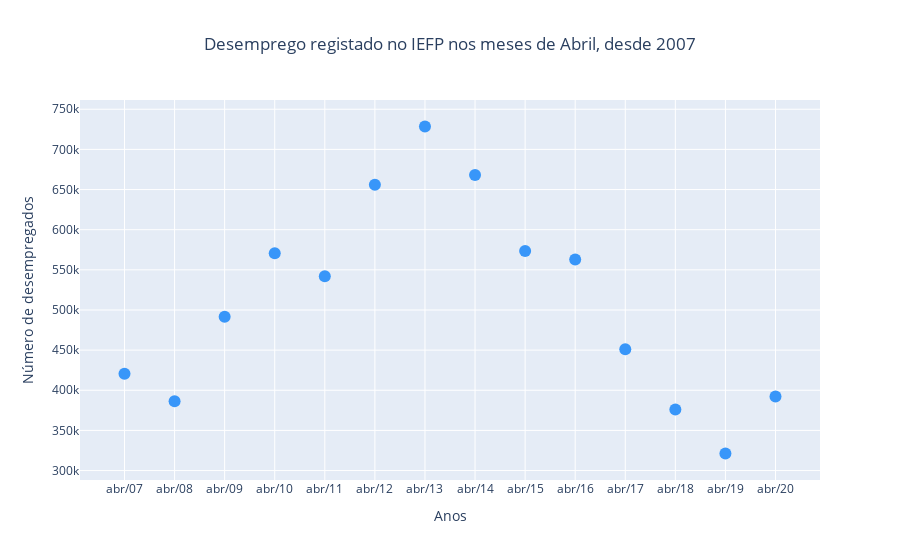

Here is the notebook cell this chart was saved with:
### Code cell
import plotly.graph_objects as go



fig = go.Figure()
fig.add_trace(go.Scatter(
    x=dados7['Anos'],
    y=dados7['Desempregados inscritos no final do mês'],
    marker=dict(color="rgb(56, 150, 249)", size=12),
    mode="markers",
    name="Desempregados inscritos no final do mês",
))


fig.update_layout(title="Desemprego registado no IEFP nos meses de Abril, desde 2007",
                  title_x=0.5,
                  xaxis_title="Anos",
                  yaxis_title="Número de desempregados")

fig.write_image('/Users/dianamartins/Documents/GitHub/Epidemiologia/Trabalho_final/Imagens/desemprego_2007.png')
fig.show()

### Figure 1 — Plotly figure (JSON) as saved in the notebook; plotly's stock layout.template omitted (floating-point values rounded to 4 significant figures)
{"data": [{"marker": {"color": "rgb(56, 150, 249)", "size": 12}, "mode": "markers", "name": "Desempregados inscritos no final do mês", "type": "scatter", "x": ["abr/07", "abr/08", "abr/09", "abr/10", "abr/11", "abr/12", "abr/13", "abr/14", "abr/15", "abr/16", "abr/17", "abr/18", "abr/19", "abr/20"], "y": [420685, 386341, 491635, 570768, 541974, 655898, 728512, 668023, 573382, 562934, 450961, 376014, 321240, 392323]}], "layout": {"title": {"text": "Desemprego registado no IEFP nos meses de Abril, desde 2007", "x": 0.5}, "xaxis": {"title": {"text": "Anos"}}, "yaxis": {"title": {"text": "Número de desempregados"}}}}
